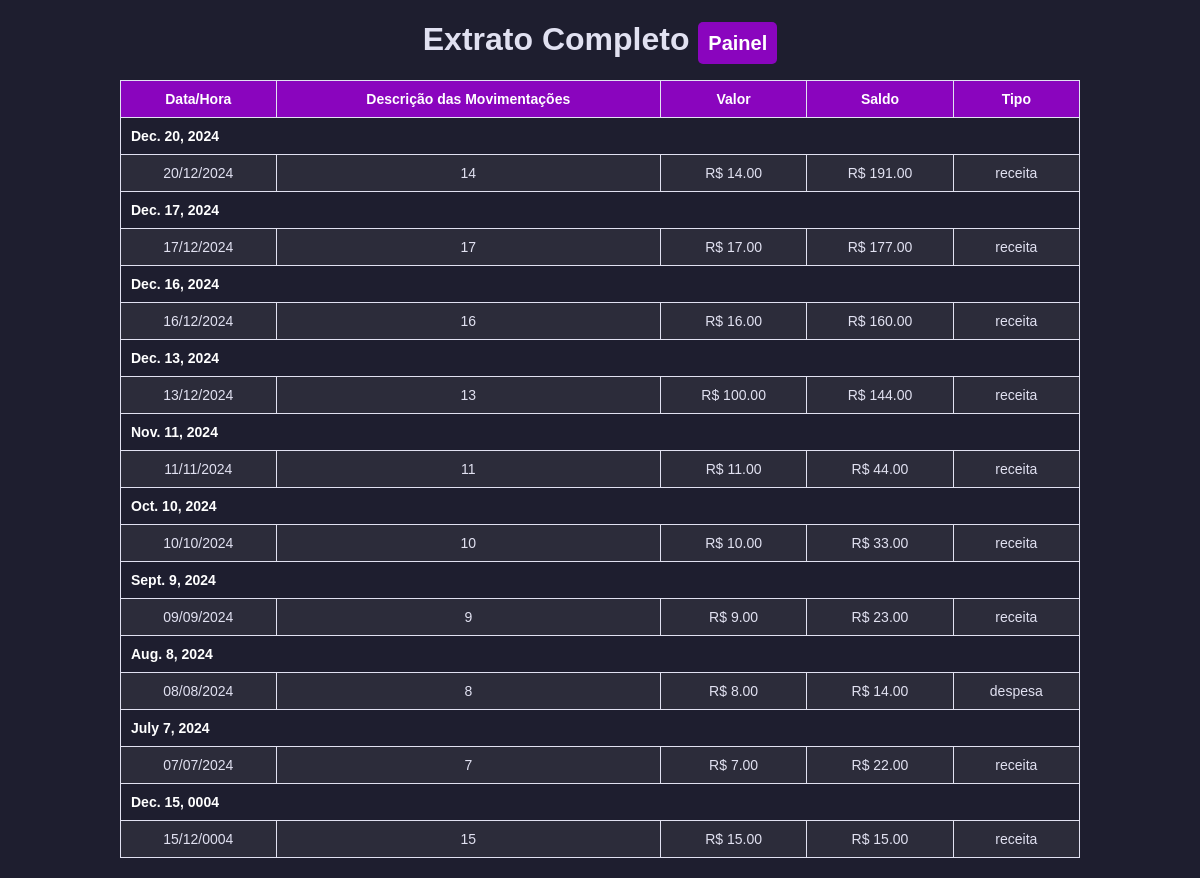
Screenshot of /financeiro/extrato/ (signed in) with the database file from the repository.
### gestao_financeiro/models.py (models this page shows, shortened)
class Transacao(models.Model):
    user = models.ForeignKey(User, on_delete=models.CASCADE)
    grupo = models.ForeignKey(Grupo, on_delete=models.CASCADE, null=True, blank=True, related_name="transacoes")
    TIPO_CHOICES = [
        ('receita', 'Receita'),
        ('despesa', 'Despesa'),
        ('provisao_receita', 'Provisão Receita'),
        ('provisao_despesa', 'Provisão Despesa'),
    ]
    tipo = models.CharField(max_length=20, choices=TIPO_CHOICES)
    descricao = models.CharField(max_length=255)
    valor = models.DecimalField(max_digits=10, decimal_places=2)
    data = models.DateField()
    saldo = models.DecimalField(max_digits=10, decimal_places=2, null=True, blank=True)

### gestao_financeiro/views.py (the view)
# urls.py: path('extrato/', views.extrato_completo, name='extrato_completo'),  # Nova URL para o extrato completo
@login_required
def extrato_completo(request):
    user = request.user
    transacoes = Transacao.objects.filter(user=user).order_by('data', 'id')
    paginator = Paginator(transacoes, 10)  # Altere o número para ajustar o limite de lançamentos
    page_number = request.GET.get('page')
    page_obj = paginator.get_page(page_number)
    transacoes_por_dia = {}
    saldo_acumulado = Decimal('0.00')
    for transacao in page_obj:
        if transacao.tipo.lower() == 'receita':
            saldo_acumulado += transacao.valor
        elif transacao.tipo.lower() == 'despesa':
            saldo_acumulado -= transacao.valor
        transacao.saldo = saldo_acumulado
        dia = transacao.data if transacao.data else None
        if dia not in transacoes_por_dia:
            transacoes_por_dia[dia] = []
        transacoes_por_dia[dia].append(transacao)
    transacoes_por_dia = {k: v for k, v in transacoes_por_dia.items() if k is not None}
    transacoes_por_dia = dict(sorted(transacoes_por_dia.items(), reverse=True))
    context = {
        'transacoes_por_dia': transacoes_por_dia,
        'page_obj': page_obj
    }
    return render(request, 'gestao_financeiro/extrato_completo.html', context)

### gestao_financeiro/templates/gestao_financeiro/extrato_completo.html (shortened to what this page needs)
{% load static %}
<!DOCTYPE html>
<html lang="pt-br">
<head>
    <link rel="stylesheet" href="{% static 'gestao_financeiro/css/style.css' %}">
</head>
<body>
    <div class="container">
        <h1 style="text-align: center;">Extrato Completo <a href="{% url 'painel' %}" class="back-painel-button">Painel</a></h1>
        <table class="extrato-table">
            <thead>
                <tr>
                    <th>Data/Hora</th>
                    <th>Descrição das Movimentações</th>
                    <th>Valor</th>
                    <th>Saldo</th>
                    <th>Tipo</th>
                </tr>
            </thead>
            <tbody>
                {% for dia, transacoes_do_dia in transacoes_por_dia.items %}
                    <tr class="extrato-dia">
                        <td colspan="5">{{ dia }}</td>
                    </tr>
                    {% for transacao in transacoes_do_dia %}
                        <tr class="extrato-item">
                           <td>{{ transacao.data|date:"d/m/Y" }}</td>
                            <td>{{ transacao.descricao }}</td>
                            <td>R$ {{ transacao.valor }}</td>
                            <td>R$ {{ transacao.saldo }}</td>
                            <td>{{ transacao.tipo }}</td>
                        </tr>
                    {% endfor %}
                {% endfor %}
            </tbody>
        </table>
    </div>
</body>
</html>

### gestao_financeiro/static/gestao_financeiro/css/style.css (style rules this page uses)
body { background-color: #1e1e2f; color: #e1e1f1; font-family: Arial, sans-serif; margin: 0; padding: 0; }
.extrato-table { width: 80%; margin: 20px auto; border-collapse: collapse; font-size: 14px; color: #e1e1f1; text-align: center; }
.extrato-table thead th { background-color: #8a05be; color: #fff; padding: 10px; border: 1px solid #e1e1f1; }
.extrato-table th, .extrato-table td { padding: 10px; border: 1px solid #e1e1f1; }
.extrato-table tbody tr:nth-child(even) { background-color: #2c2c3a; }
.extrato-table tbody tr:nth-child(odd) { background-color: #1e1e2f; }
.extrato-dia { background-color: #8a05be; color: #fff; font-weight: bold; text-align: left; padding-left: 10px; border: 1px solid #e1e1f1; }
.back-painel-button { padding: 10px 10px; background-color: #8a05be; color: white; text-decoration: none; border-radius: 5px; text-align: center; max-width: 100px; font-size: 20px; }

### rows the page displays
Transacao: data "Dec. 20, 2024"
Transacao: data "Dec. 17, 2024"
Transacao: data "Dec. 16, 2024"
Transacao: data "Dec. 13, 2024"
Transacao: data "Nov. 11, 2024"
Transacao: data "Oct. 10, 2024"
Transacao: data "Sept. 9, 2024"
Transacao: data "Aug. 8, 2024"
Transacao: data "July 7, 2024"
Transacao: data "Dec. 15, 0004"
